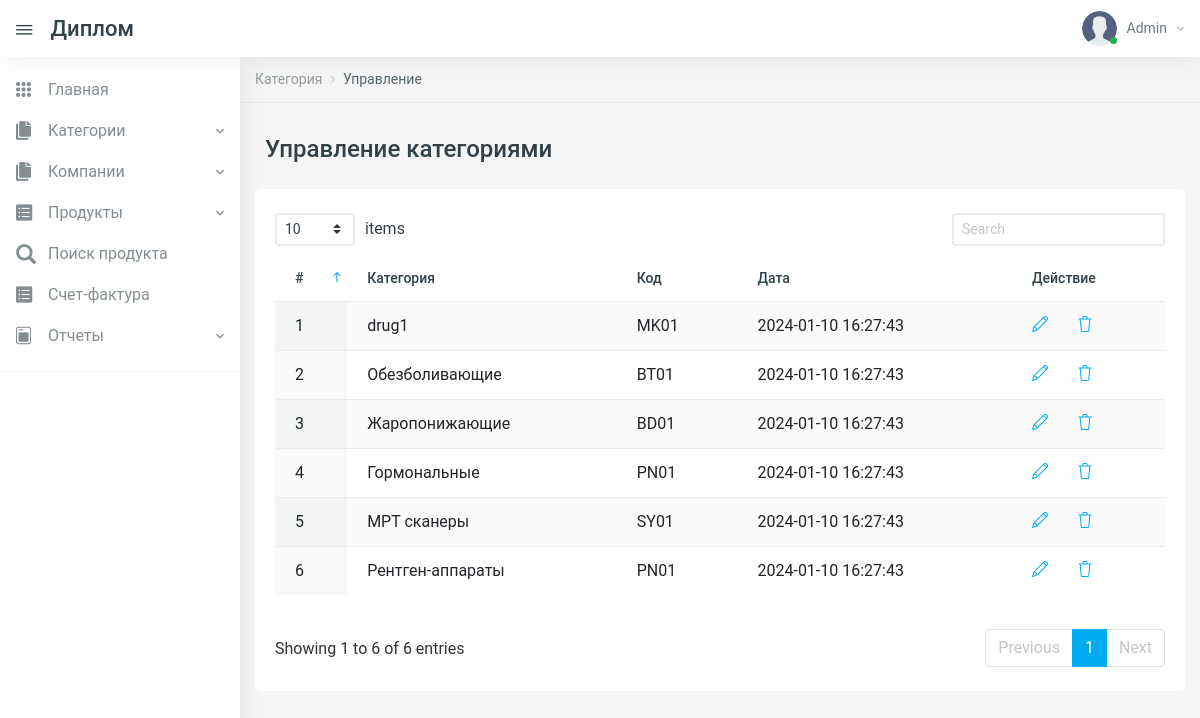
Page /manage-categories.php (signed in) on the committed database.
### tables this page shows
CREATE TABLE `tblcategory` (
  `id` int(11) NOT NULL,
  `CategoryName` varchar(255) DEFAULT NULL,
  `CategoryCode` varchar(50) DEFAULT NULL,
  `PostingDate` timestamp NULL DEFAULT current_timestamp()
);

### manage-categories.php (the view, shortened to what this page needs)
<?php
include('includes/config.php');
if (strlen($_SESSION['aid']==0)) {
  header('location:logout.php');
  } else{
?>
<!DOCTYPE html>
<html lang="en">
<head>
    <link href="vendors/datatables.net-dt/css/jquery.dataTables.min.css" rel="stylesheet" type="text/css" />
    <link href="vendors/datatables.net-responsive-dt/css/responsive.dataTables.min.css" rel="stylesheet" type="text/css" />
    <link href="vendors/jquery-toggles/css/toggles.css" rel="stylesheet" type="text/css">
    <link href="vendors/jquery-toggles/css/themes/toggles-light.css" rel="stylesheet" type="text/css">
    <link href="dist/css/style.css" rel="stylesheet" type="text/css">
</head>
<body>
	<div class="hk-wrapper hk-vertical-nav">
<?php include_once('includes/navbar.php');
include_once('includes/sidebar.php');
?>
        <div class="hk-pg-wrapper">
            <nav class="hk-breadcrumb" aria-label="breadcrumb">
                <ol class="breadcrumb breadcrumb-light bg-transparent">
<li class="breadcrumb-item"><a href="#">Категория</a></li>
<li class="breadcrumb-item active" aria-current="page">Управление</li>
                </ol>
            </nav>
            <div class="container">
<div class="hk-pg-header">
 <h4 class="hk-pg-title"><span class="pg-title-icon"><span class="feather-icon"><i data-feather="database"></i></span></span>Управление категориями</h4>
                </div>
                <div class="row">
                    <div class="col-xl-12">
                        <section class="hk-sec-wrapper">
                            <div class="row">
                                <div class="col-sm">
                                    <div class="table-wrap">
                                        <table id="datable_1" class="table table-hover w-100 display pb-30">
                                            <thead>
                                                <tr>
                                                    <th>#</th>
                                                    <th>Категория</th>
                                                    <th>Код</th>
                                                    <th>Дата</th>
                                                    <th>Действие</th>
                                                </tr>
                                            </thead>
                                            <tbody>
<?php
$rno=mt_rand(10000,99999);
$query=mysqli_query($con,"select * from tblcategory");
$cnt=1;
while($row=mysqli_fetch_array($query))
{
?>
<tr>
<td><?php echo $cnt;?></td>
<td><?php echo $row['CategoryName'];?></td>
<td><?php echo $row['CategoryCode'];?></td>
<td><?php echo $row['PostingDate'];?></td>
<td>
<a href="edit-category.php?catid=<?php echo base64_encode($row['id'].$rno);?>" class="mr-25" data-toggle="tooltip" data-original-title="Edit"> <i class="icon-pencil"></i></a>
<a href="manage-categories.php?del=<?php echo base64_encode($row['id'].$rno);?>" data-toggle="tooltip" data-original-title="Delete" onclick="return confirm('Вы уверены?');"> <i class="icon-trash txt-danger"></i> </a>
</td>
</tr>
<?php
$cnt++;
} ?>
                                            </tbody>
                                        </table>
                                    </div>
                                </div>
                            </div>
                        </section>
                    </div>
                </div>
            </div>
        </div>
    </div>
</body>
</html>
<?php } ?>

### includes/navbar.php (shortened to what this page needs)
<nav class="navbar navbar-expand-xl navbar-light fixed-top hk-navbar">
    <a id="navbar_toggle_btn" class="navbar-toggle-btn nav-link-hover" href="javascript:void(0);"><i
                class="ion ion-ios-menu"></i></a>
    <a class="navbar-brand" href="dashboard.php">Диплом
    </a>
    <ul class="navbar-nav hk-navbar-content">
        <li class="nav-item dropdown dropdown-authentication">
            <a class="nav-link dropdown-toggle no-caret" href="#" role="button" data-toggle="dropdown"
               aria-haspopup="true" aria-expanded="false">
                <div class="media">
                    <div class="media-img-wrap">
                        <div class="avatar">
                            <img src="dist/img/user.png" alt="user" class="avatar-img rounded-circle">
                        </div>
                        <span class="badge badge-success badge-indicator"></span>
                    </div>
                    <?php
                    $adminid = $_SESSION['aid'];
                    $query = mysqli_query($con, "select AdminName from tbladmin where id='$adminid'");
                    $row = mysqli_fetch_array($query);
                    ?>
                    <div class="media-body">
                        <span><?php echo $row['AdminName']; ?><i class="zmdi zmdi-chevron-down"></i></span>
                    </div>
                </div>
            </a>
        </li>
    </ul>
</nav>

### includes/sidebar.php (shortened to what this page needs)
<nav class="hk-nav hk-nav-light">
    <div class="nicescroll-bar">
        <div class="navbar-nav-wrap">
            <ul class="navbar-nav flex-column">
                <li class="nav-item">
                    <a class="nav-link" href="dashboard.php">
                        <i class="ion ion-ios-keypad"></i>
                        <span class="nav-link-text">Главная</span>
                    </a>
                </li>
                <li class="nav-item">
                    <a class="nav-link" href="javascript:void(0);" data-toggle="collapse" data-target="#cats_drp">
                        <i class="ion ion-ios-copy"></i>
                        <span class="nav-link-text">Категории</span></a>
                </li>
                <li class="nav-item">
                    <a class="nav-link" href="javascript:void(0);" data-toggle="collapse" data-target="#company_drp">
                        <i class="ion ion-ios-copy"></i>
                        <span class="nav-link-text">Компании</span></a>
                </li>
                <li class="nav-item">
                    <a class="nav-link" href="javascript:void(0);" data-toggle="collapse" data-target="#product_drp">
                        <i class="ion ion-ios-list-box"></i>
                        <span class="nav-link-text">Продукты</span></a>
                </li>
                <li class="nav-item">
                    <a class="nav-link" href="search-product.php">
                        <i class="glyphicon glyphicon-search"></i>
                        <span class="nav-link-text">Поиск продукта</span>
                    </a>
                </li>
                <li class="nav-item">
                    <a class="nav-link" href="invoices.php">
                        <i class="ion ion-ios-list-box"></i>
                        <span class="nav-link-text">Счет-фактура</span>
                    </a>
                </li>
                <li class="nav-item">
                    <a class="nav-link" href="javascript:void(0);" data-toggle="collapse" data-target="#reports_drp">
                        <i class="ion ion-ios-today"></i>
                        <span class="nav-link-text">Отчеты</span></a>
                </li>
            </ul>
            <hr class="nav-separator">
        </div>
    </div>
</nav>

### rows in the picture
tblcategory: CategoryName "drug1", CategoryCode "MK01", PostingDate "2024-01-10 16:27:43"
tblcategory: CategoryName "Обезболивающие", CategoryCode "BT01", PostingDate "2024-01-10 16:27:43"
tblcategory: CategoryName "Жаропонижающие", CategoryCode "BD01", PostingDate "2024-01-10 16:27:43"
tblcategory: CategoryName "Гормональные", CategoryCode "PN01", PostingDate "2024-01-10 16:27:43"
tblcategory: CategoryName "МРТ сканеры", CategoryCode "SY01", PostingDate "2024-01-10 16:27:43"
tblcategory: CategoryName "Рентген-аппараты", CategoryCode "PN01", PostingDate "2024-01-10 16:27:43"

### other values in the picture
$row['AdminName'] "Admin"
